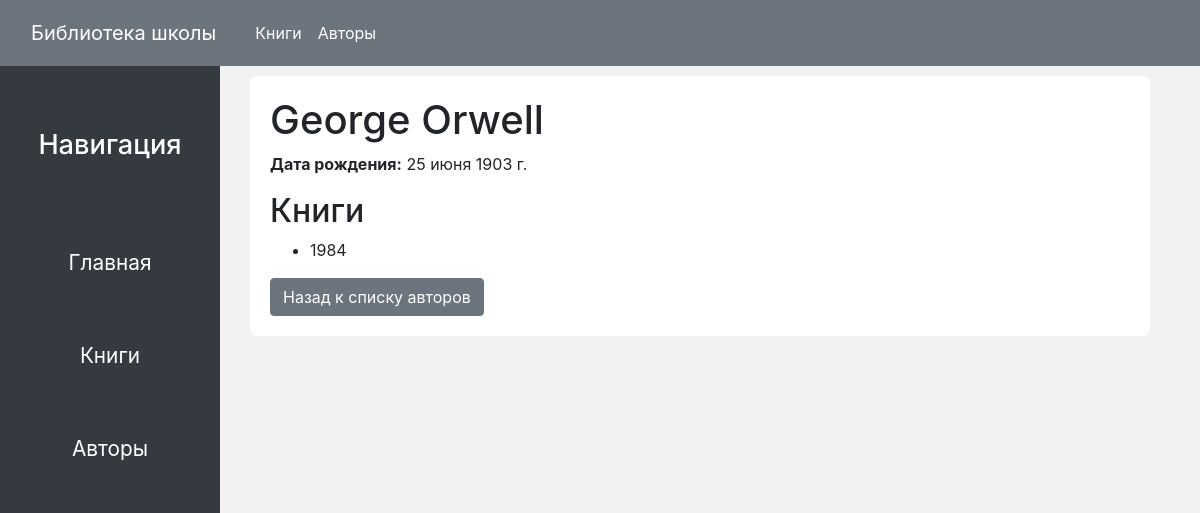
The page /catalog/author/1/ on the database as committed earlier.
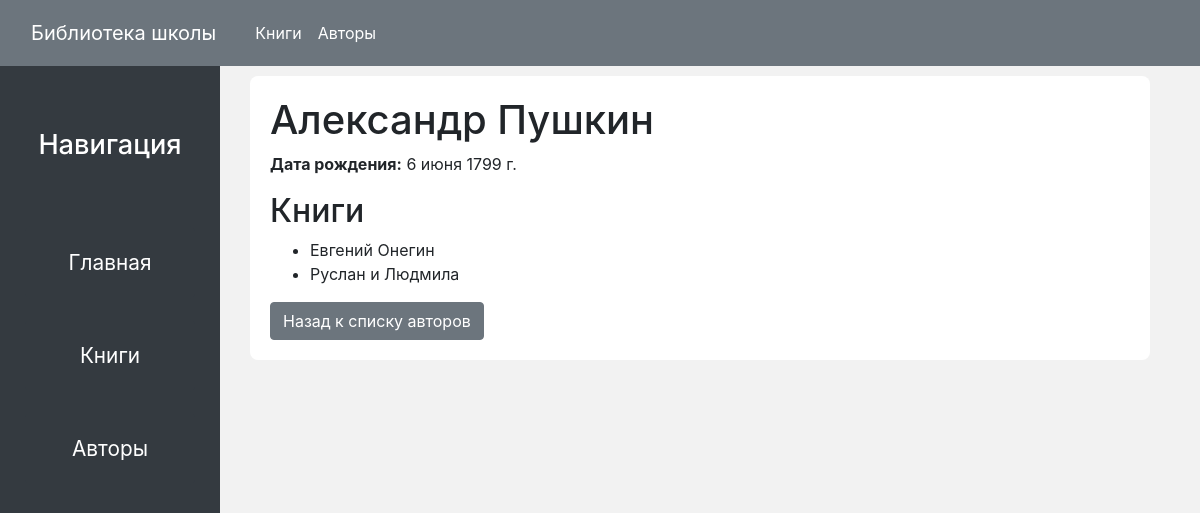
The same page on the database as committed later.
### catalog/models.py (models this page shows, shortened)
class Author(models.Model):
    first_name = models.CharField(max_length=100)
    last_name = models.CharField(max_length=100)
    date_of_birth = models.DateField(null=True, blank=True)

class Book(models.Model):
    title = models.CharField(max_length=200)
    author = models.ForeignKey(Author, on_delete=models.CASCADE)
    summary = models.TextField(max_length=1000, blank=True, null=True)
    isbn = models.CharField('ISBN', max_length=13, unique=True)

### catalog/views.py (the view)
# urls.py: path('author/<int:pk>/', views.author_detail, name='author-detail'),
def author_detail(request, pk):
    author = Author.objects.get(pk=pk)
    return render(request, 'author_detail.html', {'author': author})

### catalog/templates/author_detail.html (shortened to what this page needs)
{% extends "base_generic.html" %}
{% block content %}
<h1>{{ author.first_name }} {{ author.last_name }}</h1>
<p><strong>Дата рождения:</strong> {{ author.date_of_birth }}</p>
<h2>Книги</h2>
<ul>
    {% for book in author.book_set.all %}
    <li>{{ book.title }}</li>
    {% endfor %}
</ul>
<a href="{% url 'authors' %}" class="btn btn-secondary">Назад к списку авторов</a>
{% endblock %}

Rows that differ between the two databases and show on the page:
changed Author: first_name "George" → "Александр"; last_name "Orwell" → "Пушкин"; date_of_birth "25 июня 1903 г." → "6 июня 1799 г."
changed Book: title "1984" → "Евгений Онегин"
added Book: title "Руслан и Людмила"
